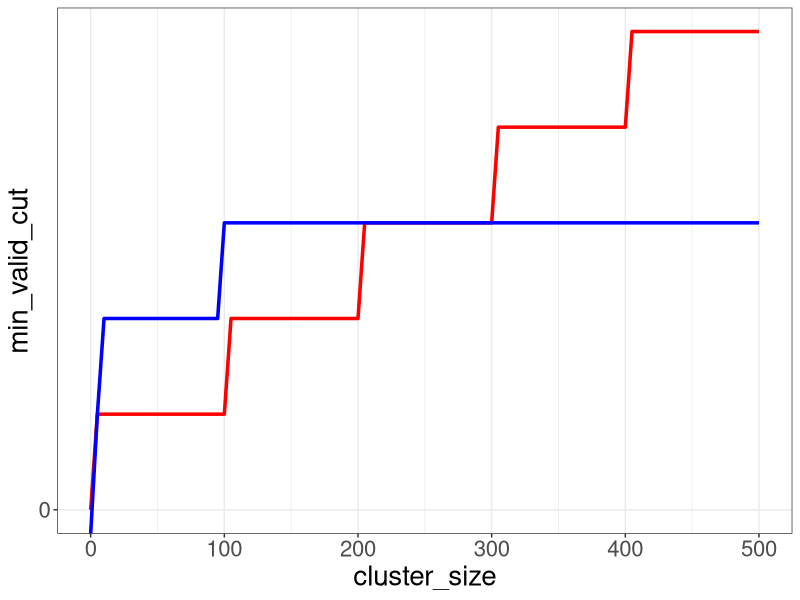

Source code (R):
library(ggplot2)

p <- ggplot() + geom_function(fun = function(x) ceiling(0.01*(x-1)), linewidth=1.2,colour = "red") + 
geom_function(fun = function(x) floor(1 + log10(x)), linewidth=1.2,colour = "blue") +
theme_bw()  + xlim(0,500)  + scale_y_continuous(breaks=c(seq(0,500,by=50))) +
xlab("cluster_size") + ylab("min_valid_cut") + theme(text = element_text(size = 20))


pdf('tandys_figure_3.pdf')
print(p)
dev.off()
